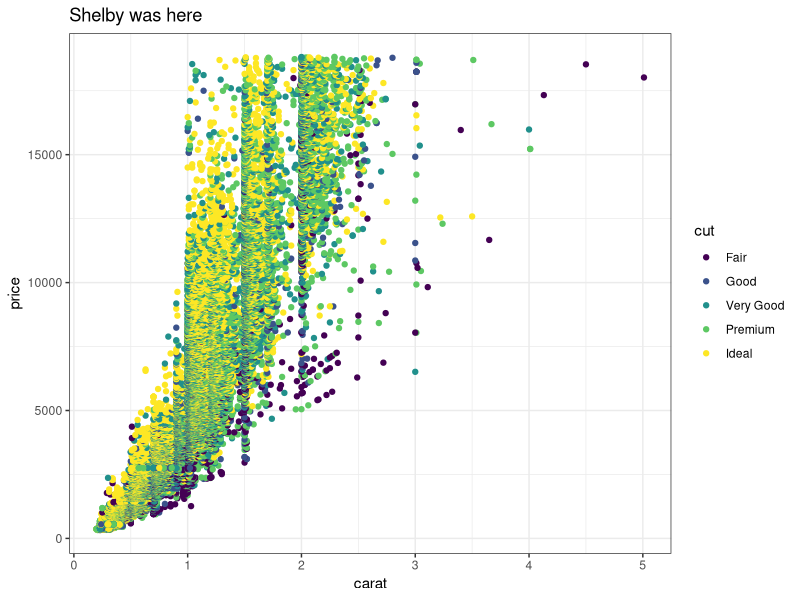
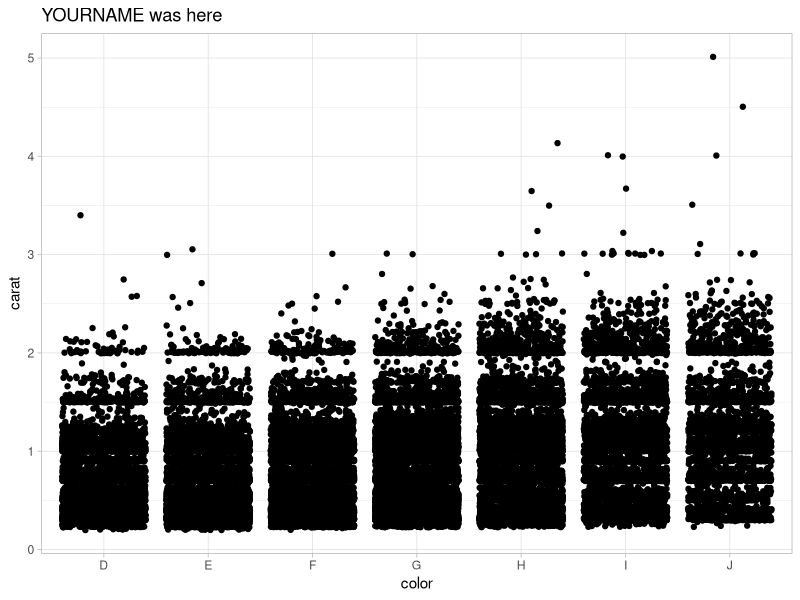
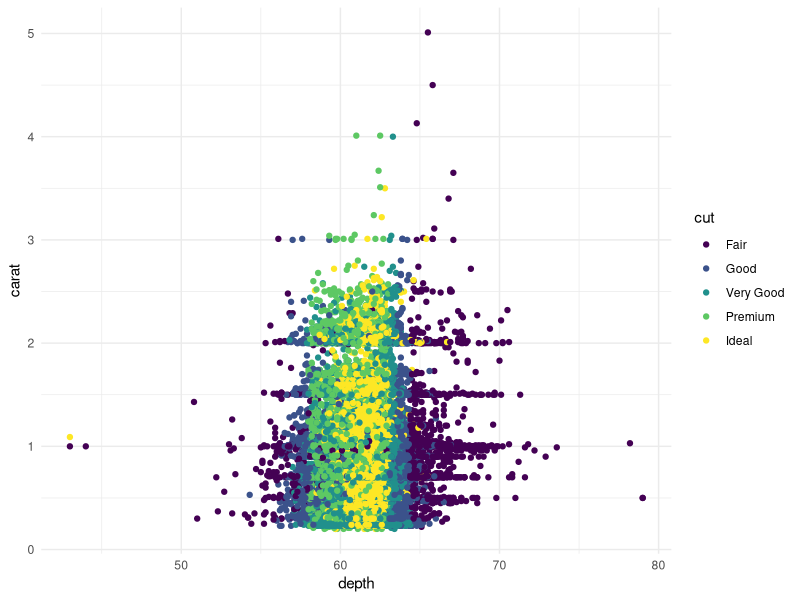

These charts were generated, in order, by the following R code:
## ---- chunk 1
knitr::opts_chunk$set(echo = TRUE)
library(tidyverse)
## ---- chunk 2
# Partner 1: 
# Run the code below to see the original graph
# Change the code below to make the point color change based on 'cut', and update the theme to theme_bw(). Update the title to include your first name. 

ggplot(data = diamonds, aes(x = carat, y = price)) +
  geom_point(aes(color = cut)) +
  theme_bw() +
  labs(title = "Shelby was here")
## ---- chunk 3
# Partner 2: 
# Run the code below to see the original graph
# Change the code below to make the geom a geom_jitter, and update the theme to theme_light. Update the title to include your first name. 

ggplot(data = diamonds, aes(x = color, y = carat)) +
  geom_jitter() +
  theme_light() +
  labs(title = "YOURNAME was here")
## ---- chunk 4
#super awesome graph, MAXIMUM EFFORT
ggplot(data = diamonds, aes(x = depth, y = carat)) +
  geom_point(aes(color = cut)) +
  theme_minimal()
## ---- chunk 5

